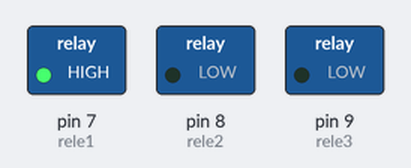
Simulated run of this sketch. Board: Arduino Uno, built with avr-gcc and run on an emulated ATmega328P. Shown: switched loads named in the sketch (green lamp = pin HIGH).

Above: at 0.1 s.
Timing chart, 0 to 1.6 s (numbered marks = the images above):
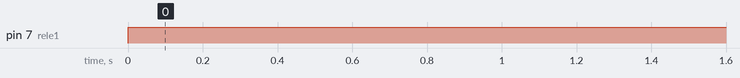

The sketch:

rele.ino
```cpp
int rele1 = 7;
int rele2 = 8;
int rele3=9;

int estadorele1 = 1;
int estadorele2 = 1;
int estadorele3 = 1;

void setup()
{
  //Define pinos para o rele como saida
  pinMode(rele1, OUTPUT);
  pinMode(rele2, OUTPUT);
  pinMode(rele3, OUTPUT);

  digitalWrite(rele1, LOW);
  digitalWrite(rele2, LOW);
   digitalWrite(rele2, LOW);
}

void loop()
{

    digitalWrite(rele1, estadorele1);


}
```

Measured:
- by itself, pin 7 (rele1): LOW → HIGH at 0.00 s
